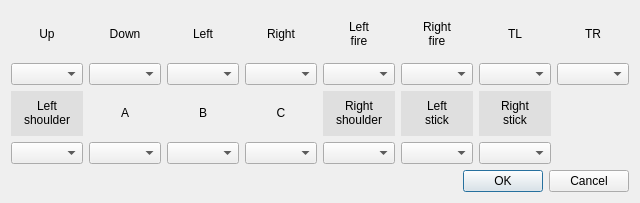
<?xml version="1.0" encoding="UTF-8"?>
<ui version="4.0">
 <class>JoyConfigDialog</class>
 <widget class="QDialog" name="JoyConfigDialog">
  <property name="geometry">
   <rect>
    <x>0</x>
    <y>0</y>
    <width>614</width>
    <height>203</height>
   </rect>
  </property>
  <property name="windowTitle">
   <string>Dialog</string>
  </property>
  <layout class="QVBoxLayout" name="verticalLayout">
   <item>
    <layout class="QGridLayout" name="gridLayout">
     <item row="0" column="0">
      <widget class="QLabel" name="label">
       <property name="text">
        <string>&lt;html&gt;&lt;head/&gt;&lt;body&gt;&lt;p align=&quot;center&quot;&gt;Up&lt;/p&gt;&lt;/body&gt;&lt;/html&gt;</string>
       </property>
       <property name="buddy">
        <cstring>comboBox_1</cstring>
       </property>
      </widget>
     </item>
     <item row="0" column="1">
      <widget class="QLabel" name="label_2">
       <property name="text">
        <string>&lt;html&gt;&lt;head/&gt;&lt;body&gt;&lt;p align=&quot;center&quot;&gt;Down&lt;/p&gt;&lt;/body&gt;&lt;/html&gt;</string>
       </property>
       <property name="buddy">
        <cstring>comboBox_2</cstring>
       </property>
      </widget>
     </item>
     <item row="0" column="2">
      <widget class="QLabel" name="label_3">
       <property name="text">
        <string>&lt;html&gt;&lt;head/&gt;&lt;body&gt;&lt;p align=&quot;center&quot;&gt;Left&lt;/p&gt;&lt;/body&gt;&lt;/html&gt;</string>
       </property>
       <property name="buddy">
        <cstring>comboBox_3</cstring>
       </property>
      </widget>
     </item>
     <item row="0" column="3">
      <widget class="QLabel" name="label_4">
       <property name="text">
        <string>&lt;html&gt;&lt;head/&gt;&lt;body&gt;&lt;p align=&quot;center&quot;&gt;Right&lt;/p&gt;&lt;/body&gt;&lt;/html&gt;</string>
       </property>
       <property name="buddy">
        <cstring>comboBox_4</cstring>
       </property>
      </widget>
     </item>
     <item row="0" column="4">
      <widget class="QLabel" name="label_5">
       <property name="text">
        <string>&lt;html&gt;&lt;head/&gt;&lt;body&gt;&lt;p align=&quot;center&quot;&gt;Left&lt;br/&gt;fire&lt;/p&gt;&lt;/body&gt;&lt;/html&gt;</string>
       </property>
       <property name="buddy">
        <cstring>comboBox_5</cstring>
       </property>
      </widget>
     </item>
     <item row="0" column="5">
      <widget class="QLabel" name="label_6">
       <property name="text">
        <string>&lt;html&gt;&lt;head/&gt;&lt;body&gt;&lt;p align=&quot;center&quot;&gt;Right&lt;br/&gt;fire&lt;/p&gt;&lt;/body&gt;&lt;/html&gt;</string>
       </property>
       <property name="buddy">
        <cstring>comboBox_6</cstring>
       </property>
      </widget>
     </item>
     <item row="0" column="6">
      <widget class="QLabel" name="label_7">
       <property name="text">
        <string>&lt;html&gt;&lt;head/&gt;&lt;body&gt;&lt;p align=&quot;center&quot;&gt;TL&lt;/p&gt;&lt;/body&gt;&lt;/html&gt;</string>
       </property>
       <property name="buddy">
        <cstring>comboBox_7</cstring>
       </property>
      </widget>
     </item>
     <item row="0" column="7">
      <widget class="QLabel" name="label_8">
       <property name="text">
        <string>&lt;html&gt;&lt;head/&gt;&lt;body&gt;&lt;p align=&quot;center&quot;&gt;TR&lt;/p&gt;&lt;/body&gt;&lt;/html&gt;</string>
       </property>
       <property name="buddy">
        <cstring>comboBox_8</cstring>
       </property>
      </widget>
     </item>
     <item row="1" column="0">
      <widget class="QComboBox" name="comboBox_1"/>
     </item>
     <item row="1" column="1">
      <widget class="QComboBox" name="comboBox_2"/>
     </item>
     <item row="1" column="2">
      <widget class="QComboBox" name="comboBox_3"/>
     </item>
     <item row="1" column="3">
      <widget class="QComboBox" name="comboBox_4"/>
     </item>
     <item row="1" column="4">
      <widget class="QComboBox" name="comboBox_5"/>
     </item>
     <item row="1" column="5">
      <widget class="QComboBox" name="comboBox_6"/>
     </item>
     <item row="1" column="6">
      <widget class="QComboBox" name="comboBox_7"/>
     </item>
     <item row="1" column="7">
      <widget class="QComboBox" name="comboBox_8"/>
     </item>
     <item row="2" column="0">
      <widget class="QLabel" name="label_9">
       <property name="styleSheet">
        <string notr="true">background-color: rgb(223, 223, 223);</string>
       </property>
       <property name="text">
        <string>&lt;html&gt;&lt;head/&gt;&lt;body&gt;&lt;p align=&quot;center&quot;&gt;Left&lt;br/&gt;shoulder&lt;/p&gt;&lt;/body&gt;&lt;/html&gt;</string>
       </property>
       <property name="buddy">
        <cstring>comboBox_9</cstring>
       </property>
      </widget>
     </item>
     <item row="2" column="1">
      <widget class="QLabel" name="label_10">
       <property name="text">
        <string>&lt;html&gt;&lt;head/&gt;&lt;body&gt;&lt;p align=&quot;center&quot;&gt;A&lt;/p&gt;&lt;/body&gt;&lt;/html&gt;</string>
       </property>
       <property name="buddy">
        <cstring>comboBox_10</cstring>
       </property>
      </widget>
     </item>
     <item row="2" column="2">
      <widget class="QLabel" name="label_11">
       <property name="text">
        <string>&lt;html&gt;&lt;head/&gt;&lt;body&gt;&lt;p align=&quot;center&quot;&gt;B&lt;/p&gt;&lt;/body&gt;&lt;/html&gt;</string>
       </property>
       <property name="buddy">
        <cstring>comboBox_11</cstring>
       </property>
      </widget>
     </item>
     <item row="2" column="3">
      <widget class="QLabel" name="label_12">
       <property name="text">
        <string>&lt;html&gt;&lt;head/&gt;&lt;body&gt;&lt;p align=&quot;center&quot;&gt;C&lt;/p&gt;&lt;/body&gt;&lt;/html&gt;</string>
       </property>
       <property name="buddy">
        <cstring>comboBox_12</cstring>
       </property>
      </widget>
     </item>
     <item row="2" column="4">
      <widget class="QLabel" name="label_13">
       <property name="styleSheet">
        <string notr="true">background-color: rgb(223, 223, 223);</string>
       </property>
       <property name="text">
        <string>&lt;html&gt;&lt;head/&gt;&lt;body&gt;&lt;p align=&quot;center&quot;&gt;Right&lt;br/&gt;shoulder&lt;/p&gt;&lt;/body&gt;&lt;/html&gt;</string>
       </property>
       <property name="buddy">
        <cstring>comboBox_13</cstring>
       </property>
      </widget>
     </item>
     <item row="2" column="5">
      <widget class="QLabel" name="label_14">
       <property name="styleSheet">
        <string notr="true">background-color: rgb(223, 223, 223);</string>
       </property>
       <property name="text">
        <string>&lt;html&gt;&lt;head/&gt;&lt;body&gt;&lt;p align=&quot;center&quot;&gt;Left&lt;br/&gt;stick&lt;/p&gt;&lt;/body&gt;&lt;/html&gt;</string>
       </property>
       <property name="buddy">
        <cstring>comboBox_14</cstring>
       </property>
      </widget>
     </item>
     <item row="2" column="6">
      <widget class="QLabel" name="label_15">
       <property name="styleSheet">
        <string notr="true">background-color: rgb(223, 223, 223);</string>
       </property>
       <property name="text">
        <string>&lt;html&gt;&lt;head/&gt;&lt;body&gt;&lt;p align=&quot;center&quot;&gt;Right&lt;br/&gt;stick&lt;/p&gt;&lt;/body&gt;&lt;/html&gt;</string>
       </property>
       <property name="buddy">
        <cstring>comboBox_15</cstring>
       </property>
      </widget>
     </item>
     <item row="3" column="0">
      <widget class="QComboBox" name="comboBox_9"/>
     </item>
     <item row="3" column="1">
      <widget class="QComboBox" name="comboBox_10"/>
     </item>
     <item row="3" column="2">
      <widget class="QComboBox" name="comboBox_11"/>
     </item>
     <item row="3" column="3">
      <widget class="QComboBox" name="comboBox_12"/>
     </item>
     <item row="3" column="4">
      <widget class="QComboBox" name="comboBox_13"/>
     </item>
     <item row="3" column="5">
      <widget class="QComboBox" name="comboBox_14"/>
     </item>
     <item row="3" column="6">
      <widget class="QComboBox" name="comboBox_15"/>
     </item>
    </layout>
   </item>
   <item>
    <widget class="QDialogButtonBox" name="buttonBox">
     <property name="orientation">
      <enum>Qt::Horizontal</enum>
     </property>
     <property name="standardButtons">
      <set>QDialogButtonBox::Cancel|QDialogButtonBox::Ok</set>
     </property>
    </widget>
   </item>
  </layout>
 </widget>
 <resources/>
 <connections>
  <connection>
   <sender>buttonBox</sender>
   <signal>accepted()</signal>
   <receiver>JoyConfigDialog</receiver>
   <slot>accept()</slot>
   <hints>
    <hint type="sourcelabel">
     <x>248</x>
     <y>254</y>
    </hint>
    <hint type="destinationlabel">
     <x>157</x>
     <y>274</y>
    </hint>
   </hints>
  </connection>
  <connection>
   <sender>buttonBox</sender>
   <signal>rejected()</signal>
   <receiver>JoyConfigDialog</receiver>
   <slot>reject()</slot>
   <hints>
    <hint type="sourcelabel">
     <x>316</x>
     <y>260</y>
    </hint>
    <hint type="destinationlabel">
     <x>286</x>
     <y>274</y>
    </hint>
   </hints>
  </connection>
 </connections>
</ui>
